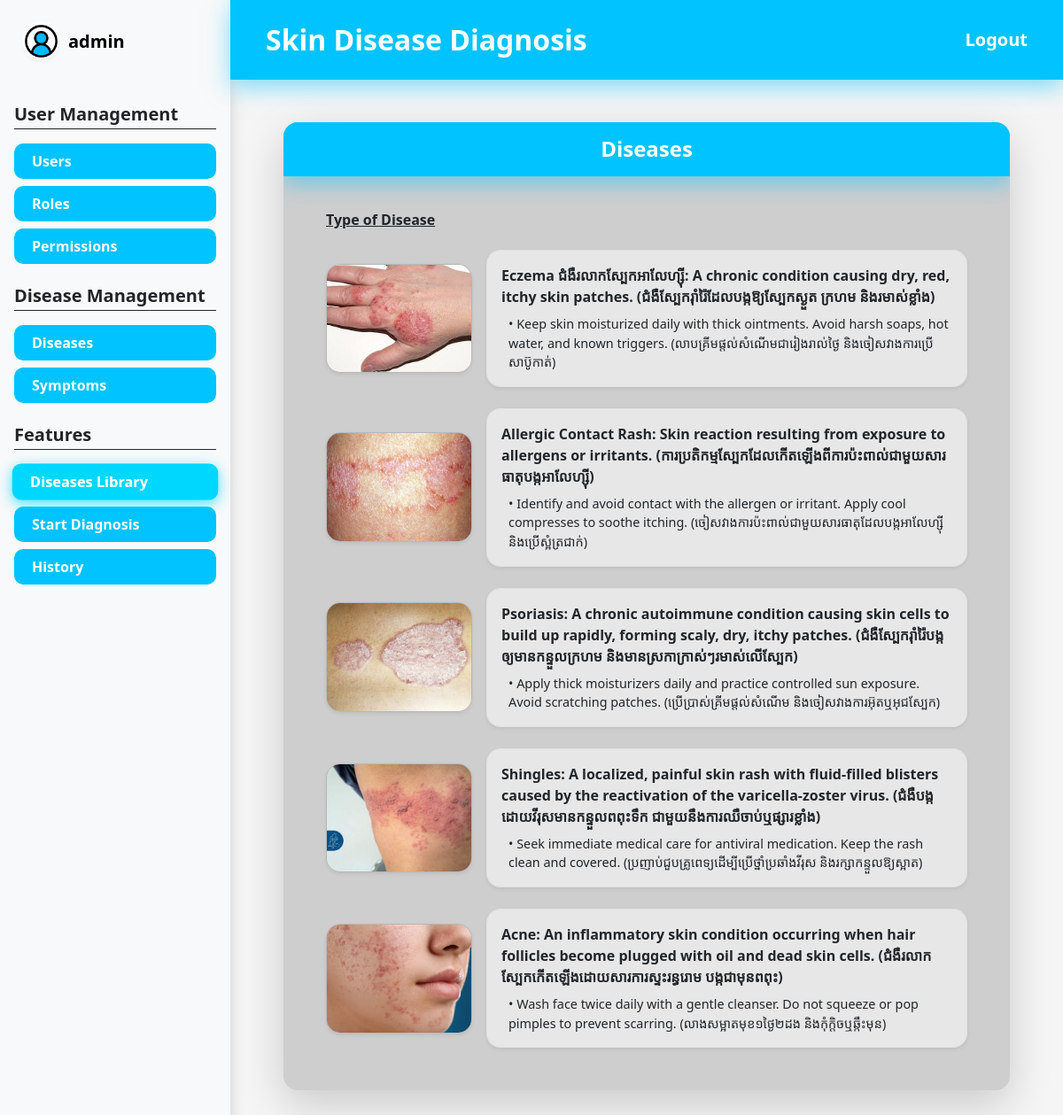
The app's page /diagnoses/dashboard (signed in) with its own data.
### app/models/user.py (models this page shows, shortened)
class User(UserMixin, db.Model):
    __tablename__ = "users"
    id = db.Column(db.Integer, primary_key=True)
    username = db.Column(db.String(80), unique=True, nullable=False)
    email = db.Column(db.String(120), unique=True, nullable=False)
    full_name = db.Column(db.String(120), nullable=False)
    phone_number = db.Column(db.String(15), unique=True, nullable=False)
    is_active = db.Column(db.Boolean, default=True, nullable=False)
    password_hash = db.Column(db.String(255), nullable=False)
    picture = db.Column(db.String(255))
    created_at = db.Column(db.DateTime, default=datetime.utcnow, nullable=False)
    updated_at = db.Column(db.DateTime, default=datetime.utcnow, onupdate=datetime.utcnow, nullable=False)
    roles = db.relationship("Role", secondary=user_roles, back_populates="users")
    diagnoses = db.relationship("Diagnose", secondary=user_diagnoses, back_populates="users")
    def has_role(self, role_name: str) -> bool:
        return any(role.name == role_name for role in self.roles)
    @property
    def is_admin(self) -> bool:
        return self.has_role("Admin")

### app/models/rule.py (models this page shows, shortened)
class Rule(db.Model):
    __tablename__ = "rules"
    id = db.Column(db.Integer, primary_key=True)
    disease = db.Column(db.String(80), unique=True, nullable=False)
    name = db.Column(db.String(120))
    urgency = db.Column(db.Boolean, default=False, nullable=False)
    advice = db.Column(db.String(255))
    picture = db.Column(db.String(255))
    description = db.Column(db.String(255))
    is_active = db.Column(db.Boolean, default=True, nullable=False)
    created_at = db.Column(db.DateTime, default=datetime.utcnow, nullable=False)
    updated_at = db.Column(
        db.DateTime,
        default=datetime.utcnow,
        onupdate=datetime.utcnow,
        nullable=False
    )
    rule_facts = db.relationship("RuleFact", back_populates="rule", cascade="all, delete-orphan")
    diagnoses = db.relationship("Diagnose", secondary=rule_diagnoses, back_populates="rules")

### app/routes/diagnose_routes.py (the view)
@diagnose_bp.route("/dashboard")
@login_required
def dashboard():
    rules = Rule.query.all()
    return render_template("diagnoses/dashboard.html", rules=rules)

### app/templates/diagnoses/dashboard.html
 {% extends "layouts/base.html" %} {% block title %}Related Functions{% endblock %} {% block content %}
<div class="container d-flex justify-content-center">
    <div class="card border-0 shadow-lg rounded-4 overflow-hidden" style="max-width: 950px; width: 100%; background-color: #cecece;">
        <div class="bg-custom-blue py-3 text-center header-glow mb-4">
            <h4 class="fw-bold text-white mb-0">Diseases</h4>
        </div>
        <div class="card-body px-4 px-md-5 pb-5">
            <h6 class="fw-bold text-dark text-decoration-underline mb-4">Type of Disease</h6>
            {% if rules %}
            <div class="d-flex flex-column gap-4">
                {% for rule in rules %}
                <div class="row align-items-center g-0">
                    <div class="col-4 col-md-3">
                        <div class="pe-3">
                            {% if rule.picture %}
                            <img src="{{ url_for('static', filename='diseasePic/' ~ rule.picture) }}" class="img-fluid rounded-4 shadow-sm border border-secondary border-opacity-25" style="aspect-ratio: 4/3; object-fit: cover; width: 100%;"> {% else %}
                            <img src="{{ url_for('static', filename='images/disease.jpg') }}" class="img-fluid rounded-4 shadow-sm border border-secondary border-opacity-25" style="aspect-ratio: 4/3; object-fit: cover; width: 100%;"> {% endif %}
                        </div>
                    </div>
                    <div class="col-8 col-md-9">
                        <div class="form-control rounded-4 form-control-custom p-3 shadow-sm h-100" style="background-color: rgba(255,255,255,0.5) !important; border: 1px solid rgba(255,255,255,0.4) !important;">
                            <p class="fw-bold text-dark mb-2">
                                {{ rule.name }}: {{ rule.description if rule.description else "these symptoms will appeared when ever you got the " ~ rule.name }}
                            </p>
                            <ul class="list-unstyled mb-0 ps-2" style="font-size: 0.9rem;">
                                {% if rule.advice %} {% set advice_items = rule.advice.split('\n') if rule.advice is string else rule.advice %} {% for item in advice_items %} {% if item.strip() %}
                                <li class="text-dark">• {{ item.strip() }}</li>
                                {% endif %} {% endfor %} {% else %}
                                <li class="text-muted italic">• No symptoms or advice listed.</li>
                                {% endif %}
                            </ul>
                        </div>
                    </div>
                </div>
                {% endfor %}
            </div>
            {% else %}
            <div class="text-center py-5">
                <p class="text-muted">No diseases defined yet.</p>
            </div>
            {% endif %}
        </div>
    </div>
</div>
{% endblock %}

### app/templates/layouts/base.html (shortened to what this page needs)
<!DOCTYPE html>
<html lang="en">
<head>
    <link href="https://cdn.jsdelivr.net/npm/bootstrap@5.3.0/dist/css/bootstrap.min.css" rel="stylesheet" />
    <link rel="stylesheet" href="{{ url_for('static', filename='css/style.css') }}" />
</head>
<body>
    <div class="d-flex min-vh-100">
        <aside class="sidebar d-none d-md-flex flex-column bg-light shadow">
            <div class="sidebar-user-header p-4 d-flex align-items-center mb-4">
                <div class="user-avatar-small me-2">
                    <img src="{% if current_user.is_authenticated and current_user.picture %}
                            {{ url_for('static', filename='uploads/' ~ current_user.picture) }}
                        {% else %}{{ url_for('static', filename='images/8358770.png') }}
                        {% endif %}"
                    class="rounded-circle w-100 h-100 shadow-sm"
                    style="object-fit: cover;">
                </div>
                <span class="text-black fw-bold fs-5">{{ current_user.username if current_user.is_authenticated else "User" }}</span>
            </div>
            {% if current_user.is_authenticated %}
                {% if current_user.roles %}
                    {% set role_list = current_user.roles | map(attribute='name') | map('lower') | list %}
                {% elif current_user.role %}
                    {% set role_list = [current_user.role.name | lower] if current_user.role.name is defined else [current_user.role | lower] %}
                {% else %}
                    {% set role_list = [] %}
                {% endif %}
                {% set is_admin_user = (current_user.is_admin is defined and current_user.is_admin) or ('admin' in role_list) %}
                {% set is_dermatologist_user = 'dermatologist' in role_list %}
                {% if is_admin_user %}
                    <div class="px-3 mb-4">
                        <h5 class="fw-bold text-dark border-bottom border-dark pb-1 mb-3">User Management</h5>
                        <nav class="nav flex-column gap-2">
                            <a href="{{ url_for('users.index') }}" class="sidebar-link {% if request.blueprint == 'users' %}active{% endif %}">Users</a>
                            <a href="{{ url_for('roles.index') }}" class="sidebar-link {% if request.blueprint == 'roles' %}active{% endif %}">Roles</a>
                            <a href="{{ url_for('permissions.index') }}" class="sidebar-link {% if request.blueprint == 'permissions' %}active{% endif %}">Permissions</a>
                        </nav>
                    </div>
                {% endif %}
                {% if is_admin_user or is_dermatologist_user %}
                    <div class="px-3 mb-4">
                        <h5 class="fw-bold text-dark border-bottom border-dark pb-1 mb-3">Disease Management</h5>
                        <nav class="nav flex-column gap-2">
                            <a href="{{ url_for('rules.index') }}" class="sidebar-link {% if request.blueprint == 'rules' %}active{% endif %}">Diseases</a>
                            <a href="{{ url_for('facts.index') }}" class="sidebar-link {% if request.blueprint == 'facts' %}active{% endif %}">Symptoms</a>
                        </nav>
                    </div>
                {% endif %}
                <div class="px-3 mb-4">
                    <h5 class="fw-bold text-dark border-bottom border-dark pb-1 mb-3">Features</h5>
                    <nav class="nav flex-column gap-2">
                        <a href="{{ url_for('diagnoses.dashboard') }}" class="sidebar-link {% if request.endpoint == 'diagnoses.dashboard' %}active{% endif %}">Diseases Library</a>
                        <a href="{{ url_for('diagnoses.diagnose') }}" class="sidebar-link {% if request.endpoint == 'diagnoses.diagnose' %}active{% endif %}">Start Diagnosis</a>
                        <a href="{{ url_for('diagnoses.diagnose_history') }}" class="sidebar-link {% if request.endpoint == 'diagnoses.diagnose_history' %}active{% endif %}">History</a>
                    </nav>
                </div>
            {% endif %}
        </aside>
        <div class="flex-grow-1 bg-custom-gray-light">
            <nav class="navbar navbar-expand-lg navbar-dark bg-custom-blue header-glow p-3">
                <div class="container-fluid px-4">
                    <a class="navbar-brand fw-bold fs-2" href="#">Skin Disease Diagnosis</a>
                    <div class="ms-auto">
                        {% if current_user.is_authenticated %}
                            <a href="{{ url_for('auth.logout') }}" class="text-white fw-bold text-decoration-none fs-5">Logout</a>
                        {% else %}
                            <a href="{{ url_for('auth.login') }}" class="text-white fw-bold text-decoration-none fs-5">Login</a>
                        {% endif %}
                    </div>
                </div>
            </nav>
            <main class="p-5">
                {% block content %}{% endblock %}
            </main>
        </div>
    </div>
</body>
</html>

### app/static/css/style.css (style rules this page uses)
body { background-color: #f5f5f5; }
.form-control-custom { background-color: rgba(255, 255, 255, 0.6) !important; border: none !important; box-shadow: inset 0 2px 4px rgba(0, 0, 0, 0.05); }
.bg-custom-blue { background-color: #00c3ff !important; }
.sidebar { width: 260px; min-width: 260px; background-color: #f8f9fa; }
.header-glow { box-shadow: 0px 8px 20px rgba(0, 195, 255, 0.4); position: relative; z-index: 10; }
.sidebar-link { display: block; width: 100%; padding: 8px 20px; background-color: #00c3ff; color: white !important; text-decoration: none; font-weight: bold; border-radius: 10px; transition: all 0.2s ease-in-out; border: none; text-align: left; }
.sidebar-link:hover, .sidebar-link.active { box-shadow: 0px 4px 15px rgba(0, 195, 255, 0.7); transform: scale(1.02); filter: brightness(1.1); }
.user-avatar-small { width: 45px; height: 45px; background: white; border-radius: 50%; padding: 2px; }
.header-glow { box-shadow: 0px 8px 20px rgba(0, 195, 255, 0.5); z-index: 1; position: relative; }
.form-control-custom { background-color: rgba(163, 163, 163, 0.3); border: none; color: #333; padding: 0.8rem 1.5rem; }
.form-control-custom::placeholder { color: #7a7a7a; }
.bg-custom-blue { background-color: #00c3ff; }
.header-glow { box-shadow: 0px 8px 25px rgba(0, 195, 255, 0.5); z-index: 1; position: relative; }

### records on screen
User: is_active+username "admin"
Rule: picture (picture), name "Eczema ជំងឺរលាកស្បែកអាលែហ្ស៊ី", description "A chronic condition causing dry, red, itchy skin patches. (ជំងឺស្បែករ៉ាំរ៉ៃដែលបង្កឱ្យស្បែកស្ងួត ក្រហម និងរមាស់ខ្លាំង)", strip "Keep skin moisturized daily with thick ointments. Avoid harsh soaps, hot water, and known triggers. (លាបគ្រីមផ្តល់សំណើមជារៀងរាល់ថ្ងៃ និងចៀសវាងការប្រើសាប៊ូកាត់)"
Rule: picture (picture), name "Allergic Contact Rash", description "Skin reaction resulting from exposure to allergens or irritants. (ការប្រតិកម្មស្បែកដែលកើតឡើងពីការប៉ះពាល់ជាមួយសារធាតុបង្កអាលែហ្ស៊ី)", strip "Identify and avoid contact with the allergen or irritant. Apply cool compresses to soothe itching. (ចៀសវាងការប៉ះពាល់ជាមួយសារធាតុដែលបង្កអាលែហ្ស៊ី និងប្រើស្អំត្រជាក់)"
Rule: picture (picture), name "Psoriasis", description "A chronic autoimmune condition causing skin cells to build up rapidly, forming scaly, dry, itchy patches. (ជំងឺស្បែករ៉ាំរ៉ៃបង្កឲ្យមានកន្ទួលក្រហម និងមានស្រកាក្រាស់ៗរមាស់លើស្បែក)", strip "Apply thick moisturizers daily and practice controlled sun exposure. Avoid scratching patches. (ប្រើប្រាស់គ្រីមផ្តល់សំណើម និងចៀសវាងការអ៊ុតឬអុជស្បែក)"
Rule: picture (picture), name "Shingles", description "A localized, painful skin rash with fluid-filled blisters caused by the reactivation of the varicella-zoster virus. (ជំងឺបង្កដោយវីរុសមានកន្ទួលពពុះទឹក ជាមួយនឹងការឈឺចាប់ឬផ្សារខ្លាំង)", strip "Seek immediate medical care for antiviral medication. Keep the rash clean and covered. (ប្រញាប់ជួបគ្រូពេទ្យដើម្បីប្រើថ្នាំប្រឆាំងវីរុស និងរក្សាកន្ទួលឱ្យស្អាត)"
Rule: picture (picture), name "Acne", description "An inflammatory skin condition occurring when hair follicles become plugged with oil and dead skin cells. (ជំងឺរលាកស្បែកកើតឡើងដោយសារការស្ទះរន្ធរោម បង្កជាមុនពពុះ)", strip "Wash face twice daily with a gentle cleanser. Do not squeeze or pop pimples to prevent scarring. (លាងសម្អាតមុខ១ថ្ងៃ២ដង និងកុំក្ដិចឬឆ្កឹះមុន)"
